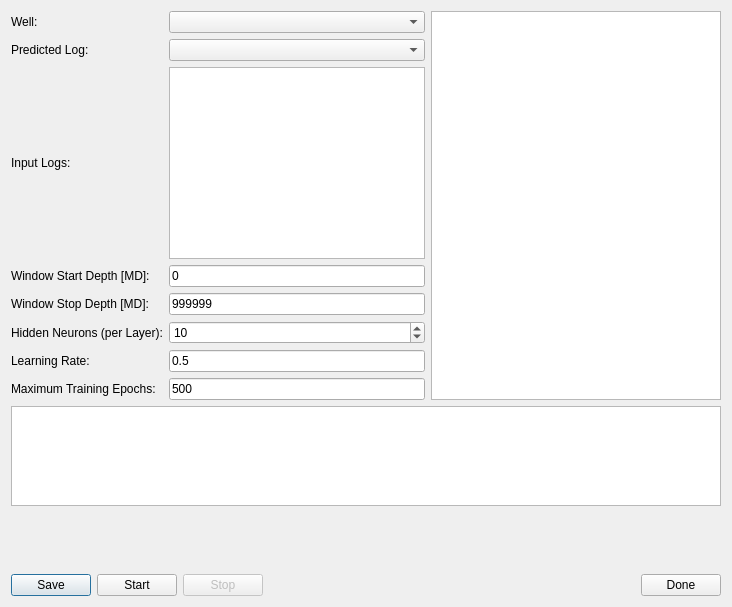
<?xml version="1.0" encoding="UTF-8"?>
<ui version="4.0">
 <class>NNLogTrainer</class>
 <widget class="QDialog" name="NNLogTrainer">
  <property name="geometry">
   <rect>
    <x>0</x>
    <y>0</y>
    <width>732</width>
    <height>607</height>
   </rect>
  </property>
  <property name="windowTitle">
   <string>Dialog</string>
  </property>
  <layout class="QVBoxLayout" name="verticalLayout">
   <item>
    <layout class="QHBoxLayout" name="horizontalLayout_2">
     <item>
      <layout class="QGridLayout" name="gridLayout">
       <item row="3" column="0">
        <widget class="QLabel" name="label_4">
         <property name="text">
          <string>Window Start Depth [MD]:</string>
         </property>
        </widget>
       </item>
       <item row="7" column="0">
        <widget class="QLabel" name="label_7">
         <property name="text">
          <string>Learning Rate:</string>
         </property>
        </widget>
       </item>
       <item row="7" column="1">
        <widget class="QLineEdit" name="leLearningRate">
         <property name="text">
          <string>0.5</string>
         </property>
        </widget>
       </item>
       <item row="0" column="0">
        <widget class="QLabel" name="label">
         <property name="text">
          <string>Well:</string>
         </property>
        </widget>
       </item>
       <item row="8" column="1">
        <widget class="QLineEdit" name="leTrainingEpochs">
         <property name="text">
          <string>500</string>
         </property>
        </widget>
       </item>
       <item row="0" column="1">
        <widget class="QComboBox" name="cbWell"/>
       </item>
       <item row="5" column="0">
        <widget class="QLabel" name="label_8">
         <property name="text">
          <string>Hidden Neurons (per Layer):</string>
         </property>
        </widget>
       </item>
       <item row="1" column="1">
        <widget class="QComboBox" name="cbPredicted"/>
       </item>
       <item row="1" column="0">
        <widget class="QLabel" name="label_3">
         <property name="text">
          <string>Predicted Log:</string>
         </property>
        </widget>
       </item>
       <item row="5" column="1">
        <widget class="QSpinBox" name="sbNeurons">
         <property name="minimum">
          <number>1</number>
         </property>
         <property name="maximum">
          <number>1000</number>
         </property>
         <property name="value">
          <number>10</number>
         </property>
        </widget>
       </item>
       <item row="2" column="1">
        <widget class="QListWidget" name="lwInputs">
         <property name="selectionMode">
          <enum>QAbstractItemView::ExtendedSelection</enum>
         </property>
        </widget>
       </item>
       <item row="8" column="0">
        <widget class="QLabel" name="label_6">
         <property name="text">
          <string>Maximum Training Epochs:</string>
         </property>
        </widget>
       </item>
       <item row="2" column="0">
        <widget class="QLabel" name="label_2">
         <property name="text">
          <string>Input Logs:</string>
         </property>
        </widget>
       </item>
       <item row="3" column="1">
        <widget class="QLineEdit" name="leStartMD">
         <property name="text">
          <string>0</string>
         </property>
        </widget>
       </item>
       <item row="4" column="0">
        <widget class="QLabel" name="label_5">
         <property name="text">
          <string>Window Stop Depth [MD]:</string>
         </property>
        </widget>
       </item>
       <item row="4" column="1">
        <widget class="QLineEdit" name="leStopMD">
         <property name="text">
          <string>999999</string>
         </property>
        </widget>
       </item>
      </layout>
     </item>
     <item>
      <widget class="QPlainTextEdit" name="teProgress">
       <property name="readOnly">
        <bool>true</bool>
       </property>
      </widget>
     </item>
    </layout>
   </item>
   <item>
    <widget class="QGraphicsView" name="gvError">
     <property name="maximumSize">
      <size>
       <width>16777215</width>
       <height>100</height>
      </size>
     </property>
    </widget>
   </item>
   <item>
    <spacer name="verticalSpacer">
     <property name="orientation">
      <enum>Qt::Vertical</enum>
     </property>
     <property name="sizeHint" stdset="0">
      <size>
       <width>20</width>
       <height>6</height>
      </size>
     </property>
    </spacer>
   </item>
   <item>
    <layout class="QHBoxLayout" name="horizontalLayout">
     <item>
      <widget class="QPushButton" name="pbSave">
       <property name="enabled">
        <bool>true</bool>
       </property>
       <property name="text">
        <string>Save</string>
       </property>
      </widget>
     </item>
     <item>
      <widget class="QPushButton" name="pbRun">
       <property name="enabled">
        <bool>true</bool>
       </property>
       <property name="text">
        <string>Start</string>
       </property>
      </widget>
     </item>
     <item>
      <widget class="QPushButton" name="pbStop">
       <property name="enabled">
        <bool>false</bool>
       </property>
       <property name="text">
        <string>Stop</string>
       </property>
      </widget>
     </item>
     <item>
      <spacer name="horizontalSpacer">
       <property name="orientation">
        <enum>Qt::Horizontal</enum>
       </property>
       <property name="sizeHint" stdset="0">
        <size>
         <width>40</width>
         <height>20</height>
        </size>
       </property>
      </spacer>
     </item>
     <item>
      <widget class="QPushButton" name="pbDone">
       <property name="text">
        <string>Done</string>
       </property>
      </widget>
     </item>
    </layout>
   </item>
  </layout>
 </widget>
 <resources/>
 <connections>
  <connection>
   <sender>pbDone</sender>
   <signal>clicked()</signal>
   <receiver>NNLogTrainer</receiver>
   <slot>close()</slot>
   <hints>
    <hint type="sourcelabel">
     <x>406</x>
     <y>440</y>
    </hint>
    <hint type="destinationlabel">
     <x>228</x>
     <y>232</y>
    </hint>
   </hints>
  </connection>
 </connections>
</ui>
